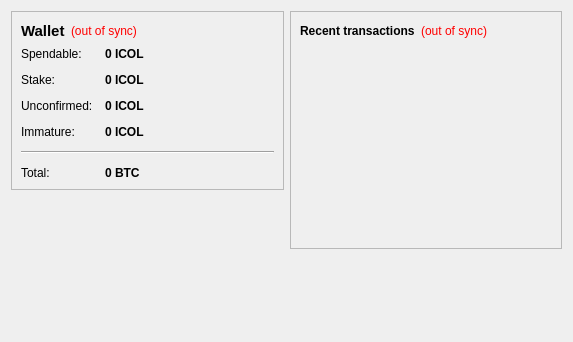
<?xml version="1.0" encoding="UTF-8"?>
<ui version="4.0">
 <class>OverviewPage</class>
 <widget class="QWidget" name="OverviewPage">
  <property name="geometry">
   <rect>
    <x>0</x>
    <y>0</y>
    <width>573</width>
    <height>342</height>
   </rect>
  </property>
  <property name="windowTitle">
   <string>Form</string>
  </property>
  <layout class="QHBoxLayout" name="horizontalLayout" stretch="1,1">
   <item>
    <layout class="QVBoxLayout" name="verticalLayout_2">
     <item>
      <widget class="QFrame" name="frame">
       <property name="frameShape">
        <enum>QFrame::StyledPanel</enum>
       </property>
       <property name="frameShadow">
        <enum>QFrame::Raised</enum>
       </property>
       <layout class="QVBoxLayout" name="verticalLayout_4">
        <item>
         <layout class="QHBoxLayout" name="horizontalLayout_4">
          <item>
           <widget class="QLabel" name="label_5">
            <property name="font">
             <font>
              <pointsize>11</pointsize>
              <weight>75</weight>
              <bold>true</bold>
             </font>
            </property>
            <property name="text">
             <string>Wallet</string>
            </property>
           </widget>
          </item>
          <item>
           <widget class="QLabel" name="labelWalletStatus">
            <property name="toolTip">
             <string>The displayed information may be out of date. Your wallet automatically synchronizes with the Icolcoin network after a connection is established, but this process has not completed yet.</string>
            </property>
            <property name="styleSheet">
             <string notr="true">QLabel { color: red; }</string>
            </property>
            <property name="text">
             <string notr="true">(out of sync)</string>
            </property>
            <property name="alignment">
             <set>Qt::AlignLeading|Qt::AlignLeft|Qt::AlignVCenter</set>
            </property>
           </widget>
          </item>
          <item>
           <spacer name="horizontalSpacer_2">
            <property name="orientation">
             <enum>Qt::Horizontal</enum>
            </property>
            <property name="sizeHint" stdset="0">
             <size>
              <width>40</width>
              <height>20</height>
             </size>
            </property>
           </spacer>
          </item>
         </layout>
        </item>
        <item>
         <layout class="QFormLayout" name="formLayout_2">
          <property name="fieldGrowthPolicy">
           <enum>QFormLayout::AllNonFixedFieldsGrow</enum>
          </property>
          <property name="horizontalSpacing">
           <number>12</number>
          </property>
          <property name="verticalSpacing">
           <number>12</number>
          </property>
          <item row="0" column="0">
           <widget class="QLabel" name="label">
            <property name="text">
             <string>Spendable:</string>
            </property>
           </widget>
          </item>
          <item row="0" column="1">
           <widget class="QLabel" name="labelBalance">
            <property name="font">
             <font>
              <weight>75</weight>
              <bold>true</bold>
             </font>
            </property>
            <property name="cursor">
             <cursorShape>IBeamCursor</cursorShape>
            </property>
            <property name="toolTip">
             <string>Your current spendable balance</string>
            </property>
            <property name="text">
             <string notr="true">0 ICOL</string>
            </property>
            <property name="textInteractionFlags">
             <set>Qt::LinksAccessibleByMouse|Qt::TextSelectableByKeyboard|Qt::TextSelectableByMouse</set>
            </property>
           </widget>
          </item>
          <item row="1" column="0">
           <widget class="QLabel" name="label_6">
            <property name="text">
             <string>Stake:</string>
            </property>
           </widget>
          </item>
          <item row="1" column="1">
           <widget class="QLabel" name="labelStake">
            <property name="font">
             <font>
              <weight>75</weight>
              <bold>true</bold>
             </font>
            </property>
            <property name="cursor">
             <cursorShape>IBeamCursor</cursorShape>
            </property>
            <property name="toolTip">
             <string>Total of coins that was staked, and do not yet count toward the current balance</string>
            </property>
            <property name="text">
             <string notr="true">0 ICOL</string>
            </property>
            <property name="textInteractionFlags">
             <set>Qt::LinksAccessibleByMouse|Qt::TextSelectableByKeyboard|Qt::TextSelectableByMouse</set>
            </property>
           </widget>
          </item>
          <item row="2" column="0">
           <widget class="QLabel" name="label_3">
            <property name="text">
             <string>Unconfirmed:</string>
            </property>
           </widget>
          </item>
          <item row="2" column="1">
           <widget class="QLabel" name="labelUnconfirmed">
            <property name="font">
             <font>
              <weight>75</weight>
              <bold>true</bold>
             </font>
            </property>
            <property name="cursor">
             <cursorShape>IBeamCursor</cursorShape>
            </property>
            <property name="toolTip">
             <string>Total of transactions that have yet to be confirmed, and do not yet count toward the current balance</string>
            </property>
            <property name="text">
             <string notr="true">0 ICOL</string>
            </property>
            <property name="textInteractionFlags">
             <set>Qt::LinksAccessibleByMouse|Qt::TextSelectableByKeyboard|Qt::TextSelectableByMouse</set>
            </property>
           </widget>
          </item>
          <item row="3" column="0">
           <widget class="QLabel" name="labelImmatureText">
            <property name="text">
             <string>Immature:</string>
            </property>
           </widget>
          </item>
          <item row="3" column="1">
           <widget class="QLabel" name="labelImmature">
            <property name="font">
             <font>
              <weight>75</weight>
              <bold>true</bold>
             </font>
            </property>
            <property name="toolTip">
             <string>Mined balance that has not yet matured</string>
            </property>
            <property name="text">
             <string notr="true">0 ICOL</string>
            </property>
            <property name="textInteractionFlags">
             <set>Qt::LinksAccessibleByMouse|Qt::TextSelectableByKeyboard|Qt::TextSelectableByMouse</set>
            </property>
           </widget>
          </item>
          <item row="4" column="0" colspan="2">
           <widget class="Line" name="line">
            <property name="orientation">
             <enum>Qt::Horizontal</enum>
            </property>
           </widget>
          </item>
          <item row="5" column="0">
           <widget class="QLabel" name="labelTotalText">
            <property name="text">
             <string>Total:</string>
            </property>
           </widget>
          </item>
          <item row="5" column="1">
           <widget class="QLabel" name="labelTotal">
            <property name="font">
             <font>
              <weight>75</weight>
              <bold>true</bold>
             </font>
            </property>
            <property name="cursor">
             <cursorShape>IBeamCursor</cursorShape>
            </property>
            <property name="toolTip">
             <string>Your current total balance</string>
            </property>
            <property name="text">
             <string notr="true">0 BTC</string>
            </property>
            <property name="textInteractionFlags">
             <set>Qt::LinksAccessibleByMouse|Qt::TextSelectableByKeyboard|Qt::TextSelectableByMouse</set>
            </property>
           </widget>
          </item>
         </layout>
        </item>
       </layout>
      </widget>
     </item>
     <item>
      <spacer name="verticalSpacer">
       <property name="orientation">
        <enum>Qt::Vertical</enum>
       </property>
       <property name="sizeHint" stdset="0">
        <size>
         <width>20</width>
         <height>40</height>
        </size>
       </property>
      </spacer>
     </item>
    </layout>
   </item>
   <item>
    <layout class="QVBoxLayout" name="verticalLayout_3">
     <item>
      <widget class="QFrame" name="frame_2">
       <property name="frameShape">
        <enum>QFrame::StyledPanel</enum>
       </property>
       <property name="frameShadow">
        <enum>QFrame::Raised</enum>
       </property>
       <layout class="QVBoxLayout" name="verticalLayout">
        <item>
         <layout class="QHBoxLayout" name="horizontalLayout_2">
          <item>
           <widget class="QLabel" name="label_4">
            <property name="text">
             <string>&lt;b&gt;Recent transactions&lt;/b&gt;</string>
            </property>
           </widget>
          </item>
          <item>
           <widget class="QLabel" name="labelTransactionsStatus">
            <property name="toolTip">
             <string>The displayed information may be out of date. Your wallet automatically synchronizes with the Icolcoin network after a connection is established, but this process has not completed yet.</string>
            </property>
            <property name="styleSheet">
             <string notr="true">QLabel { color: red; }</string>
            </property>
            <property name="text">
             <string notr="true">(out of sync)</string>
            </property>
            <property name="alignment">
             <set>Qt::AlignRight|Qt::AlignTrailing|Qt::AlignVCenter</set>
            </property>
           </widget>
          </item>
          <item>
           <spacer name="horizontalSpacer">
            <property name="orientation">
             <enum>Qt::Horizontal</enum>
            </property>
            <property name="sizeHint" stdset="0">
             <size>
              <width>40</width>
              <height>20</height>
             </size>
            </property>
           </spacer>
          </item>
         </layout>
        </item>
        <item>
         <widget class="QListView" name="listTransactions">
          <property name="styleSheet">
           <string notr="true">QListView { background: transparent; }</string>
          </property>
          <property name="frameShape">
           <enum>QFrame::NoFrame</enum>
          </property>
          <property name="verticalScrollBarPolicy">
           <enum>Qt::ScrollBarAlwaysOff</enum>
          </property>
          <property name="horizontalScrollBarPolicy">
           <enum>Qt::ScrollBarAlwaysOff</enum>
          </property>
          <property name="selectionMode">
           <enum>QAbstractItemView::NoSelection</enum>
          </property>
         </widget>
        </item>
       </layout>
      </widget>
     </item>
     <item>
      <spacer name="verticalSpacer_2">
       <property name="orientation">
        <enum>Qt::Vertical</enum>
       </property>
       <property name="sizeHint" stdset="0">
        <size>
         <width>20</width>
         <height>40</height>
        </size>
       </property>
      </spacer>
     </item>
    </layout>
   </item>
  </layout>
 </widget>
 <resources/>
 <connections/>
</ui>
